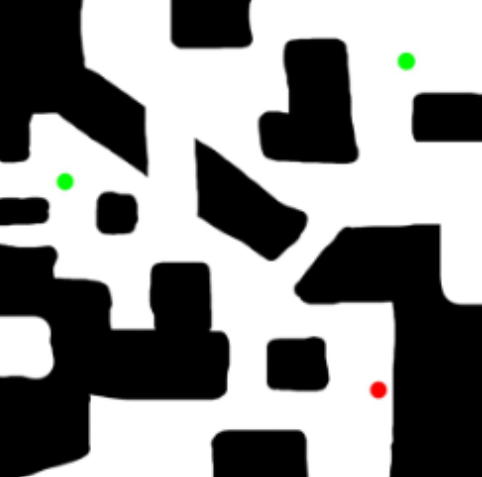
#> input picture image.png, 482 x 477 px
$ python Task1.py
#> lines starting #> are read from the running program, lines starting #| are printed output that depends on the picture
#task 1.1 Discretización del mundo

import numpy as np
from PIL import Image
from abc import ABC, abstractmethod
from collections import deque

def procesar_laberinto(ruta_imagen, tile_size=10):
    # Cargar imagen y convertir a RGB
#> called with ruta_imagen = './image.png', tile_size = 5
    img = Image.open(ruta_imagen).convert('RGB')
    ancho, alto = img.size
#> ancho = 482; alto = 477

    # Calcular dimensiones de la matriz
    columnas = ancho // tile_size
#> columnas = 96
    filas = alto // tile_size
#> filas = 95

    grid = np.zeros((filas, columnas), dtype=int)
    inicio = None
    metas = []

    for f in range(filas):
        for c in range(columnas):
            # Definir la caja del tile
            caja = (c * tile_size, f * tile_size, (c + 1) * tile_size, (f + 1) * tile_size)
            tile = img.crop(caja)

            color_medio = np.array(tile).mean(axis=(0, 1))
            r, g, b = color_medio

            if r < 50 and g < 50 and b < 50: # Negro (Pared)
                grid[f, c] = 1
            elif r > 150 and g < 100 and b < 100: # Rojo (Inicio)
                grid[f, c] = 2
                inicio = (f, c)
            elif g > 150 and r < 100 and b < 100: # Verde (Meta)
                grid[f, c] = 3
                metas.append((f, c))
            else: # Blanco o colores claros (Camino)
                grid[f, c] = 0
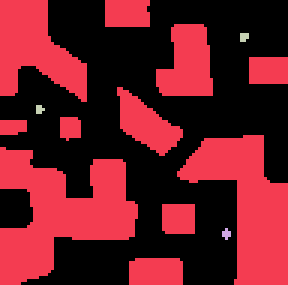
#> grid: shape (95, 96) int64 (shown 3 times larger); 4 distinct labels, from 0 to 3; one colour per label, 0 black
#> after the loop, metas = [(11, 80), (11, 81), (11, 82), (12, 80), (12, 81), (12, 82), (13, 80), (13, 81), (35, 12), (35, 13), (36, 12), (36, 13), (36, 14), (37, 12), (37, 13)]
#> `grid, inicio, metas = procesar_laberinto("./image.png", 5)`: inicio = (79, 75)
#> (printed output is left out)
#| Inicio: (79, 75)
#| Metas: [(11, 80), (11, 81), (11, 82), (12, 80), (12, 81), (12, 82), (13, 80), (13, 81), (35, 12), (35, 13), (36, 12), (36, 13), (36, 14), (37, 12), (37, 13)]

    return grid, inicio, metas


def reconstruir_imagen(grid, tile_size=10):
#> called with tile_size = 10
    filas, columnas = grid.shape
#> filas = 95; columnas = 96

    # Crear imagen vacía
    img_reconstruida = Image.new("RGB",
                                 (columnas * tile_size, filas * tile_size),
                                 "white")
#> img_reconstruida: PIL image 960x950 RGB; every value is 255

    for f in range(filas):
        for c in range(columnas):

            # Determinar color según valor del grid
            if grid[f, c] == 1:
                color = (0, 0, 0)          # Pared
            elif grid[f, c] == 2:
                color = (255, 0, 0)        # Inicio
            elif grid[f, c] == 3:
                color = (0, 255, 0)        # Meta
            elif grid[f, c] == 4:
                color = (0, 0, 255)  # Azul para el camino seguido
            else:
                color = (255, 255, 255)    # Camino

            # Pintar bloque
            for i in range(tile_size):
                for j in range(tile_size):
                    img_reconstruida.putpixel(
                        (c * tile_size + j, f * tile_size + i),
                        color
                    )
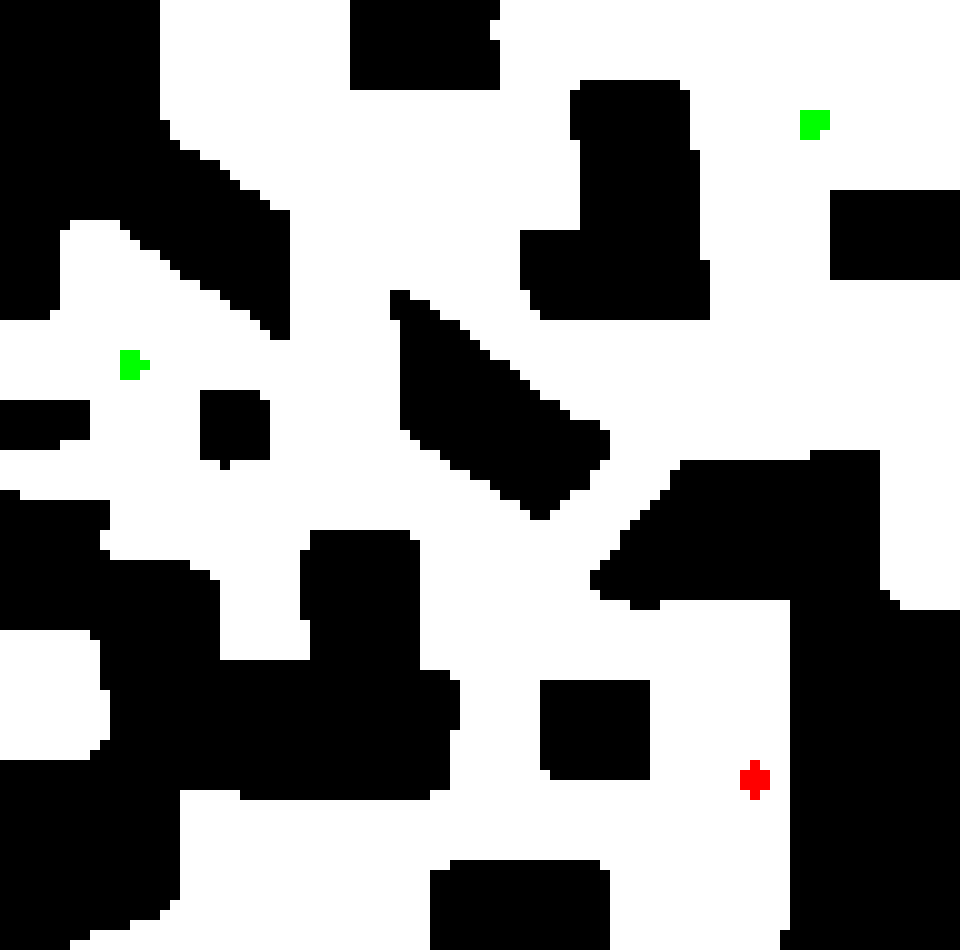
#> img_reconstruida: PIL image 960x950 RGB; mean R, G, B 145.4, 145.6, 145.2
    return img_reconstruida

# grid, inicio, metas = procesar_laberinto("//wsl.localhost/Ubuntu/home/melmen/ia/proyecto1_IA/image.png", 10)
grid, inicio, metas = procesar_laberinto("./image.png", 5) #cambiar el ancho de tiles según convenga en cada imagen

print("Grid:")
print(grid)
print("Inicio:", inicio)
print("Metas:", metas)
img = reconstruir_imagen(grid, tile_size=10)
img.show()
img.save("debug.png")

#Task 1.2
class Problema(ABC):

    @abstractmethod
    def inicial(self):
        pass

    @abstractmethod
    def acciones(self, estado):
        pass

    @abstractmethod
    def resultado(self, estado, accion):
        pass

    @abstractmethod
    def costo(self, estado1, accion, estado2):
        pass

    @abstractmethod
    def goalTest(self, estado):
        pass


class ProblemaLaberinto(Problema):
    def __init__(self, matriz, inicio, finales):
#> called with inicio = (79, 75)
        self.matriz = matriz
        self.inicio = inicio
#> self.inicio = (79, 75)
        self.finales = finales
#> self.finales has the same summary as metas in procesar_laberinto
        self.filas = len(matriz)
#> self.filas = 95
        self.columnas = len(matriz[0])
#> self.columnas = 96

    def inicial(self):
        return self.inicio

    def acciones(self, estado):
        acciones = []
        fila, col = estado

        movimientos = {
            "ARRIBA": (-1, 0),
            "ABAJO": (1, 0),
            "IZQUIERDA": (0, -1),
            "DERECHA": (0, 1)
        }

        for accion, (df, dc) in movimientos.items():
            nueva_fila = fila + df
            nueva_col = col + dc

            if 0 <= nueva_fila < self.filas and 0 <= nueva_col < self.columnas:
                if self.matriz[nueva_fila][nueva_col] != 1:  # 1 = pared
                    acciones.append(accion)

        return acciones

    def resultado(self, estado, accion):
        fila, col = estado

        movimientos = {
            "ARRIBA": (-1, 0),
            "ABAJO": (1, 0),
            "IZQUIERDA": (0, -1),
            "DERECHA": (0, 1)
        }

        df, dc = movimientos[accion]
        return (fila + df, col + dc)

    def costo(self, estado1, accion, estado2):
        return 1  # costo uniforme; luego se cambia según el peso (costo) de cada decision

    def goalTest(self, estado):
        return estado in self.finales


class Nodo:
    def __init__(self, estado, padre=None, accion=None, costo=0):
#> called with estado = (79, 75), costo = 0
        self.estado = estado
#> self.estado = (79, 75)
        self.padre = padre
        self.accion = accion
        self.costo = costo

def reconstruir_camino(nodo):
    camino = []
    while nodo:
        camino.append(nodo.estado)
        nodo = nodo.padre
    return list(reversed(camino))


def graphSearch(problema, frontera, pop_func):
    nodo_inicial = Nodo(problema.inicial())

    if problema.goalTest(nodo_inicial.estado):
        return reconstruir_camino(nodo_inicial)

    frontera.append(nodo_inicial)

    explorados = set()
    estados_en_frontera = {nodo_inicial.estado}
#> estados_en_frontera = 1 item

    while frontera:
        nodo = pop_func()
        estados_en_frontera.remove(nodo.estado)

        if problema.goalTest(nodo.estado):
            return reconstruir_camino(nodo)

        explorados.add(nodo.estado)

        for accion in problema.acciones(nodo.estado):
            estado_hijo = problema.resultado(nodo.estado, accion)

            if (estado_hijo not in explorados and
                estado_hijo not in estados_en_frontera):

                hijo = Nodo(
                    estado_hijo,
                    padre=nodo,
                    accion=accion,
                    costo=nodo.costo + problema.costo(
                        nodo.estado, accion, estado_hijo
                    )
                )

                frontera.append(hijo)
                estados_en_frontera.add(estado_hijo)
#> this loop made 1323 passes
#> (printed output is left out)

    return None


def BFS(problema):
    frontera = deque()
    return graphSearch(problema, frontera, frontera.popleft)

def DFS(problema):
    frontera = []
    return graphSearch(problema, frontera, frontera.pop)


def dibujar_camino_en_grid(grid, camino):
    grid_copy = grid.copy()

    for f, c in camino:
        if grid_copy[f, c] == 0:
            grid_copy[f, c] = 4  #ruta
#> this loop made 509 passes
#> (f, c) on passes 1 to 3: (79, 75), (79, 76), (79, 77)
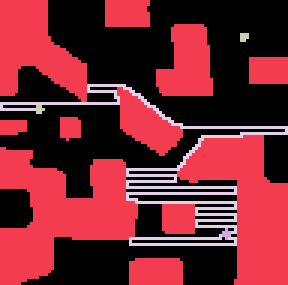
#> grid_copy: shape (95, 96) int64 (shown 3 times larger); 5 distinct labels, from 0 to 4; one colour per label, 0 black

    return grid_copy


#Para probar el trazado del laberinto ; comentar todo si no se quiere probar.
problema = ProblemaLaberinto(grid, inicio, metas)

# Ejecutar BFS (cambiar a DFS para probarlo tambien)
#camino = BFS(problema)
camino = DFS(problema)

print("Camino encontrado:", camino)

if camino:
    grid_con_camino = dibujar_camino_en_grid(grid, camino)
    img = reconstruir_imagen(grid_con_camino, tile_size=10)
#> call 2 of reconstruir_imagen, with tile_size = 10
#> after the loop in reconstruir_imagen (call 2), `for f in range(filas):`:
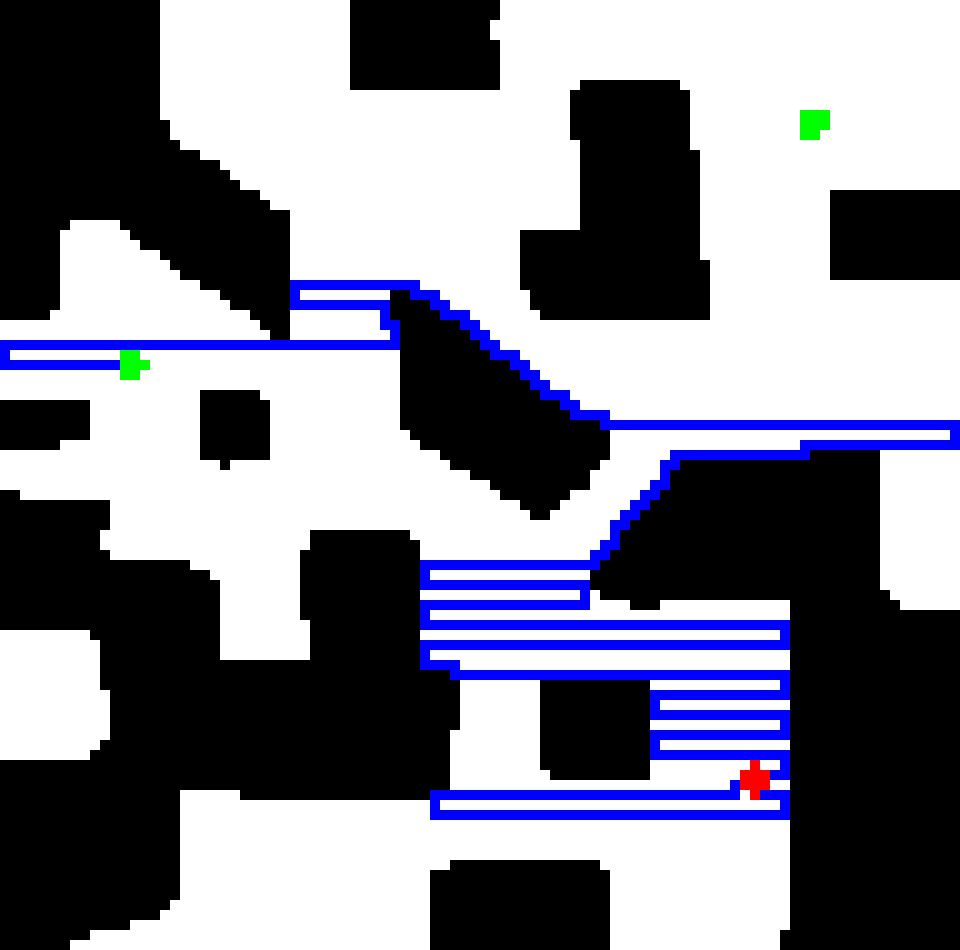
#> img_reconstruida: PIL image 960x950 RGB; mean R, G, B 131.3, 131.5, 145.2
else:
    print("No se encontró camino.")
    img = reconstruir_imagen(grid, tile_size=10)

img.show()
img.save("resultado.png")

#Task 1.3 #busqueda A*

#para que escoja expandir el nodo con el vallor de f mas pequeño
import heapq

class Nodo:
    def __init__(self, estado, padre=None, accion=None, costo=0, heuristica=0):
        self.estado = estado
        self.padre = padre
        self.accion = accion
        self.costo = costo #funcon g:costo real
        self.heuristica = heuristica #funcion h: estimacion de la heuristica para llegar
        self.f = costo + heuristica #funcion f:g+h

#f mas pequeño
    def __lt__(self, otro):
        return self.f < otro.f

#Heuristica Manhatan
def heuristica_manhattan(estado, metas):
    distacia=[abs(estado[0]-m[0])+abs(estado[1]-m[1]) for m in metas]
    return min(distacia) if distacia else 0


def A_est(problema):
    h_inicial= heuristica_manhattan(problema.inicial(), problema.finales)
    nodo_inicial=Nodo(problema.inicial(), costo=0, heuristica=h_inicial)

    frontera = []
    heapq.heappush(frontera, nodo_inicial)

    explorados=set()
    costos_g={nodo_inicial.estado:0}
    while frontera:
        nodo=heapq.heappop(frontera)

        if problema.goalTest(nodo.estado):
            return reconstruir_camino(nodo)

        explorados.add(nodo.estado)

        for accion in problema.acciones(nodo.estado):
            estado_hijo=problema.resultado(nodo.estado, accion)
            nuevo_costo_g=nodo.costo+problema.costo(nodo.estado,accion,estado_hijo)

            if estado_hijo not in explorados:
                if estado_hijo not in costos_g or nuevo_costo_g <costos_g[estado_hijo]:
                    costos_g[estado_hijo]=nuevo_costo_g
                    h=heuristica_manhattan(estado_hijo, problema.finales)
                    hijo=Nodo(estado_hijo, nodo, accion, nuevo_costo_g, h)
                    heapq.heappush(frontera, hijo)
    return None

print("Ejecución A*")

camino_a_estrella= A_est(problema)
if camino_a_estrella:
    print(f"Camino A* encontrado con {len(camino_a_estrella)} pasos.")
#| Camino A* encontrado con 105 pasos.
    grid_con_a_estrella = dibujar_camino_en_grid(grid, camino_a_estrella)
#> the loop in dibujar_camino_en_grid (call 2), `for f, c in camino:` made 105 passes
#> (f, c) on passes 1 to 12: (79, 75), (78, 75), (77, 75), (76, 75), (75, 75), (74, 75), (73, 75), (72, 75), (71, 75), (70, 75), (69, 75), (68, 75)
#> after the loop in dibujar_camino_en_grid (call 2), `for f, c in camino:`:
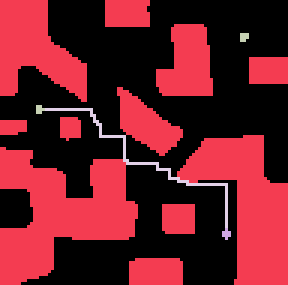
#> grid_copy: shape (95, 96) int64 (shown 3 times larger); 5 distinct labels, from 0 to 4; one colour per label, 0 black
    img_a_estrella = reconstruir_imagen(grid_con_a_estrella,tile_size=10)
    img_a_estrella.save("resultado_1_3.png")
    img_a_estrella.show()
else:
    print("No se ha encontrado un camino con A*.")

grid, inicio,  metas, matriz_colores=procesar_laberinto("image.png", 5)
#> (the run stopped early here; a loop or call above may not have finished)

$ run again, with Test2.bmp saved as image.png
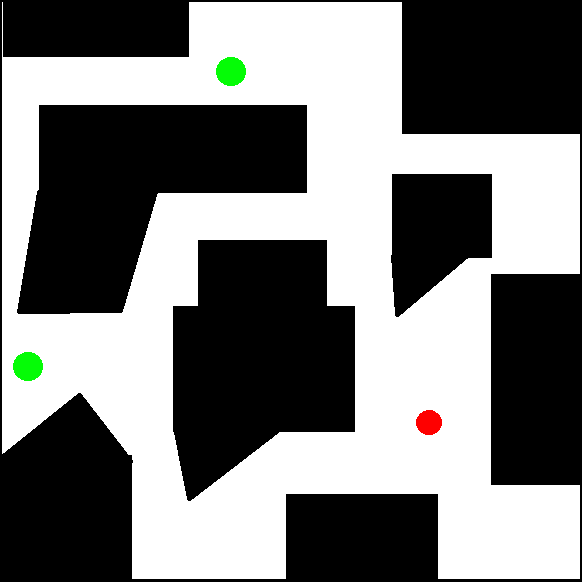
#> input picture Test2.bmp, 582 x 582 px
#> in procesar_laberinto, img is the input picture: PIL image 582x582 RGB; mean R, G, B 123, 123.6, 122.6
#> after the loop in procesar_laberinto, `for f in range(filas):`:
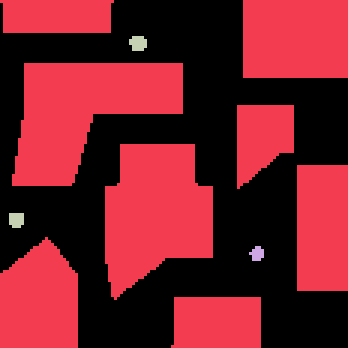
#> grid: shape (116, 116) int64 (shown 3 times larger); 4 distinct labels, from 0 to 3; one colour per label, 0 black
#> after the loop in procesar_laberinto, `for f in range(filas):`: metas = 48 pairs, first value 12 to 75, second value 3 to 48
#> `grid, inicio, metas = procesar_laberinto("./image.png", 5)`: inicio = (86, 86)
#> (printed output is left out)
#| Inicio: (86, 86)
#> (printed output is left out)
#> self.finales has the same summary as metas in procesar_laberinto
#> self.filas = 116
#> self.estado = (86, 86)
#> estados_en_frontera = 1 item
#> the loop in graphSearch, `while frontera:` made 1901 passes
#> (printed output is left out)
#> the loop in dibujar_camino_en_grid, `for f, c in camino:` made 318 passes
#> (f, c) on passes 1 to 3: (86, 86), (86, 87), (86, 88)
#| Camino A* encontrado con 110 pasos.
#> the loop in dibujar_camino_en_grid (call 2), `for f, c in camino:` made 110 passes
#> (f, c) on passes 1 to 8: (86, 86), (85, 86), (84, 86), (83, 86), (83, 85), (82, 85), (81, 85), (81, 84)
#> after the loop in dibujar_camino_en_grid (call 2), `for f, c in camino:`:
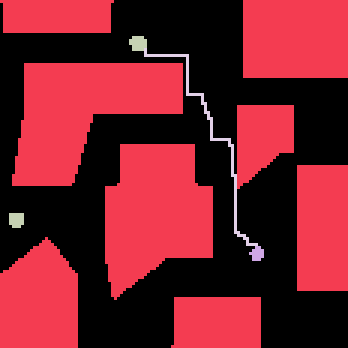
#> grid_copy: shape (116, 116) int64 (shown 3 times larger); 5 distinct labels, from 0 to 4; one colour per label, 0 black
